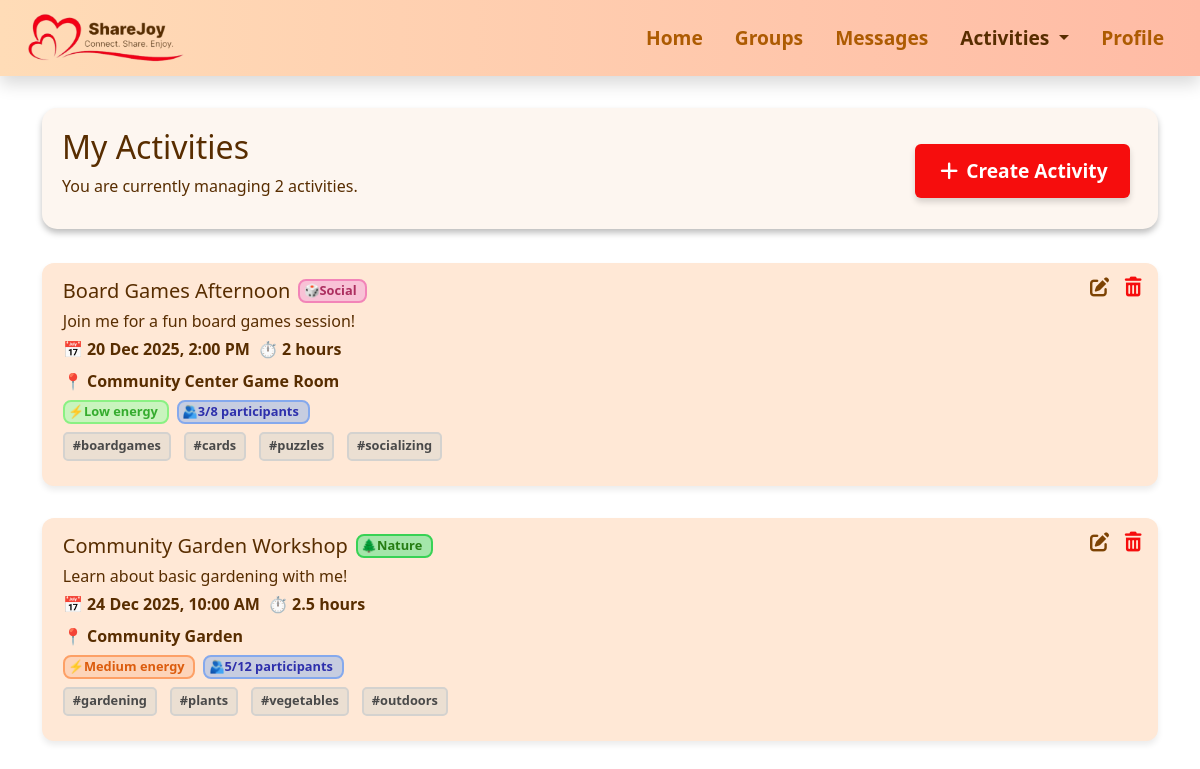
The app's page /activities with its own data.
### activities.py (models this page shows)
class Activity(db.Model):
    id = db.Column(db.Integer, primary_key=True)
    name = db.Column(db.String(120), nullable=False)
    description = db.Column(db.Text, nullable=False)
    type = db.Column(db.String(50), nullable=False)
    date = db.Column(db.String(50))
    time = db.Column(db.String(50))
    duration = db.Column(db.String(50))
    location = db.Column(db.String(120))
    energy = db.Column(db.String(20))
    participants = db.Column(db.Integer, default=0)
    max_participants = db.Column(db.Integer)
    tags = db.Column(db.String(200))
    format_type = db.Column(db.String(20))
    creator = db.Column(db.String(50), default="me")

### app.py (the view)
@app.route("/activities")
def activities():
    activities = Activity.query.filter_by(creator="me").order_by(Activity.date.asc()).all()
    for activity in activities:
        if activity.tags:
            activity.tags = activity.tags.split(",")
        else:
            activity.tags = []
    num_activities = len(activities)
    return render_template(
        "activities.html",
        title="Activities",
        num_activities=num_activities,
        activities=activities
    )

### templates/activities.html
{% extends "base.html" %}
{% block extra_css %}
<link rel="stylesheet" href="{{ url_for('static', filename='css/activities.css') }}">
{% endblock %}
{% block content %}
<div class="section-box d-flex flex-column flex-md-row justify-content-between align-items-start align-items-md-center">
    <div>
        <h1>My Activities</h1>
        <p>
            You are currently managing {{ num_activities }}
            {% if num_activities == 1 %}activity{% else %}activities{% endif %}.
        </p>
    </div>
    <a href="{{ url_for('activity_create') }}"
        class="btn btn-danger activity-btn mt-2 mt-md-0 me-0 me-md-2 fw-semibold">
        <i class="fa-solid fa-plus" aria-hidden="true"></i> Create Activity
    </a>
</div>
<div class="row">
    {% for activity in activities %}
    <div class="col-12 card-spacing">
        <div class="activity-card position-relative">
            <div class="card-actions position-absolute top-0 end-0 d-flex gap-0">
                <button class="btn edit"><i class="fa-solid fa-pen-to-square"></i></button>
                <button class="btn delete"><i class="fa-solid fa-trash-can"></i></button>
            </div>
            <div class="text">
                <div class="d-flex align-items-center gap-2 spacing">
                    <h5 class="mb-0">{{ activity.name }}</h5>
                    {% if activity.type == 'Creative Arts' %}
                    <span class="badge badge-creativearts">🎨Creative Arts</span>
                    {% elif activity.type == 'Social' %}
                    <span class="badge badge-social">🎲Social</span>
                    {% elif activity.type == 'Learning' %}
                    <span class="badge badge-learning">📖Learning</span>
                    {% elif activity.type == 'Physical' %}
                    <span class="badge badge-physical">🏃Physical</span>
                    {% elif activity.type == 'Nature' %}
                    <span class="badge badge-nature">🌲Nature</span>
                    {% elif activity.type == 'Technology' %}
                    <span class="badge badge-technology">💻Technology</span>
                    {% endif %}
                </div>
                <p>{{ activity.description }}</p>
                <div class="d-flex flex-wrap gap-2 fw-semibold spacing">
                    <span>📅 {{ activity.date }}, {{ activity.time }}</span>
                    <span>⏱ {{ activity.duration }}</span>
                    <div class="col-12">
                        {% if activity.format_type == 'Online' or activity.location.lower() == 'online' %}
                        🖥️ Online
                        {% else %}
                        📍 {{ activity.location }}
                        {% endif %}
                    </div>
                </div>
                <div class="d-flex flex-wrap gap-2 spacing">
                    <span class="badge
                    {% if activity.energy == 'Low' %}energy-low
                    {% elif activity.energy == 'Medium' %}energy-medium
                    {% elif activity.energy == 'High' %}energy-high
                    {% endif %}">
                        ⚡{{ activity.energy }} energy
                    </span>
                    <span class="badge participants">🫂{{ activity.participants }}/{{ activity.max_participants }}
                        participants</span>
                </div>
                <div class="activity-tags spacing">
                    {% for tag in activity.tags %}
                    <span>#{{ tag }}</span>
                    {% endfor %}
                </div>
            </div>
        </div>
    </div>
    {% endfor %}
</div>
{% endblock %}

### static/css/base.css (style rules this page uses)
.section-box { width: 100%; min-height: 100px; color: #582D00; background-color: #FDF6F0; box-shadow: 0 4px 6px rgba(0, 0, 0, 0.256); padding-top: 20px; padding-bottom: 15px; padding-left: 20px; padding-right: 20px; margin: 2rem auto; border-radius: 15px; }
h1 { font-size: 2rem; }
body { color: #582D00; }

### static/css/activities.css (style rules this page uses)
.btn-danger { background: #F60D0D; border: none; box-shadow: 0 4px 6px rgba(0, 0, 0, 0.158); }
.activity-btn { font-size: 1.2rem; padding: 0.8rem 1.4rem; }
.activity-card { background: #ffe8d6; border-radius: 12px; padding: 1rem; margin-bottom: 1.8rem; box-shadow: 0 4px 6px rgba(0, 0, 0, 0.08); transition: transform 0.2s, box-shadow 0.2s; }
.activity-card p { margin-bottom: 0.25rem; }
.spacing { margin-bottom: 0.4rem; }
.card-spacing { margin-top: 0.1rem; margin-bottom: 0.1rem; }
.badge { font-size: 0.8rem; padding: 0.2rem 0.55rem 0.25rem 0.2rem; border-radius: 8px; font-weight: 600; }
.badge-social { background: #F8C2D6; border: 2px solid #F284B8; color: #AC2E5F; }
.badge-nature { background: #A4E6AA; border: 2px solid #38D255; color: #267D13; }
.energy-low { background: #C9F4BE; border: 2px solid #8AF183; color: #35AC2E; }
.energy-medium { background: #FDD4B9; border: 2px solid #FDA066; color: #DC5C0D; }
.activity-tags span { background: #EBDFD2; border: 2px solid #D4D2CF; padding: 0.15rem 0.5rem 0.2rem; font-size: 0.8rem; color: #494949; margin: 0 0.3rem 0.2rem 0; font-weight: 600; border-radius: 5px; }
.activity-tags { display: flex; flex-wrap: wrap; gap: 0.5rem; margin-top: 0.5rem; }
.participants { background: #C7CDE0; border: 2px solid #85A9ED; color: #2E30AC; }
.fa-trash-can { color: #F60D0D; font-size: 1.2rem; }
.fa-pen-to-square { color: #7d4304; font-size: 1.2rem; }
.card-actions .btn { margin-top: 0.5rem; background: none; border: none; padding: 0.3rem; }
.delete { margin-right: 0.5rem; }
.text { margin-left: 0.3rem; }

### records on screen
Activity: name "Board Games Afternoon", type "🎲Social", description "Join me for a fun board games session!", date "20 Dec 2025", time "2:00 PM", duration "2 hours", location "Community Center Game Room", energy "Low", participants "3", max_participants "8", tags "boardgames" "cards" "puzzles" "socializing"
Activity: name "Community Garden Workshop", type "🌲Nature", description "Learn about basic gardening with me!", date "24 Dec 2025", time "10:00 AM", duration "2.5 hours", location "Community Garden", energy "Medium", participants "5", max_participants "12", tags "gardening" "plants" "vegetables" "outdoors"

### other values on screen
{{ num_activities }} "2"
